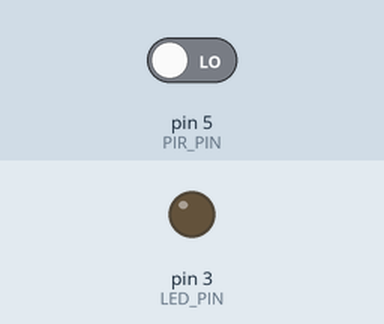
Recording of a sketch running on a simulated Arduino Uno, built with avr-gcc and run on an emulated ATmega328P. Shown: output pins drawn as LEDs (lit = HIGH). The inputs (shaded band) are chosen by the test bench; at power-on: pin 5 (PIR_PIN) LOW. No radio packets arrive unless stated.

Above: at 11.2 s.
11.3 s: pin 5 (PIR_PIN) driven HIGH
At 11.9 s:
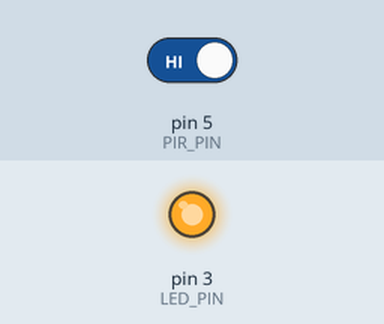
12.8 s: pin 5 (PIR_PIN) driven LOW
At 13.1 s:
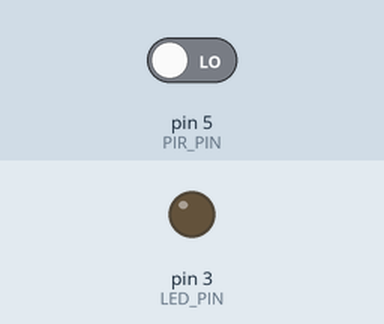
Timing chart, 0 to 15.8 s (numbered marks = the images above; inputs shaded):
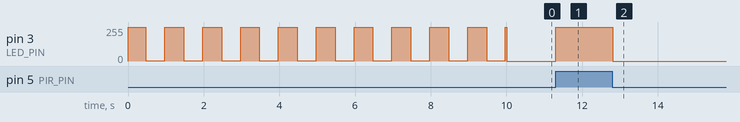

Measured:
- after the input at 11.3 s, pin 3 (LED_PIN): 0/255 → 255/255 at once
- after the input at 12.8 s, pin 3 (LED_PIN): 255/255 → 0/255 at once

The sketch:

Movement_detector.ino
```cpp
// (licence header left out)
///////////////////////////////////////////////////////////
////INCLUDED LIBRARIES/////////////////////////////////////
///////////////////////////////////////////////////////////
#include <SPI.h>
#include <printf.h>
#include <RF24.h>
#include <RF24Network.h>

///////////////////////////////////////////////////////////
////CONSTANTS//////////////////////////////////////////////
///////////////////////////////////////////////////////////
const int CHANNEL = 100;
const uint16_t ADDRESS = 1;  //Movement detector nodes all have address 1

const int PIR_PIN = 5;
const int LED_PIN = 3;

const int CALIBRATION_TIME = 10;  //Seconds the node will remain unactive on
                                     //startup while it is calibrating ambient IR light

///////////////////////////////////////////////////////////
////GLOBAL VARIABLES///////////////////////////////////////
///////////////////////////////////////////////////////////
RF24 radio(9,10);
RF24Network network(radio);


///////////////////////////////////////////////////////////
///////SETUP///////////////////////////////////////////////
///////////////////////////////////////////////////////////
void setup()
{
  ////SERIAL
  Serial.begin(57600);
  printf_begin();

  ////Prepare I/O pins
  pinMode(PIR_PIN,INPUT);
  pinMode(LED_PIN,OUTPUT);

  ////Bring up the RF network
  radio.begin();
  network.begin(CHANNEL,ADDRESS);  //Also prints radio properties

  ////Setup PIR sensor
  CalibratePIR();

}


///////////////////////////////////////////////////////////
///////LOOP////////////////////////////////////////////////
///////////////////////////////////////////////////////////
void loop()
{
  if(digitalRead(PIR_PIN))  //Check if the PIR has detected movement
  {
    printf_P(PSTR("Movement detected\n"));
    digitalWrite(LED_PIN,HIGH);  //Turn ON led

    sendAlert();   //Send wireless message to Central Node

    while(digitalRead(PIR_PIN)) delay(10);  //Wait until the sensor's signal goes low

    digitalWrite(LED_PIN,LOW);

    printf_P(PSTR("Movement interrupted\n\n"));
  }

  delay(100);
}


///////////////////////////////////////////////////////////
////FUNCTIONS//////////////////////////////////////////////
///////////////////////////////////////////////////////////

/*
When the sensor is powered on, it remains idle for a few seconds while the PIR sensor adapts to ambient IR light.
Try not to walk or project shadows in front of the sensor meanwhile. While this happens, the LED makes a heartbeat effect.
*/
void CalibratePIR()
{


  const int PERIOD = 1000;  //The LED will simulate a heartbeat with this oscillation period

  printf_P(PSTR("Calibrating..."));

  while(millis() < CALIBRATION_TIME*1000){
    analogWrite(LED_PIN, 128+127*cos(2*PI/PERIOD*millis()));  //Sets the LED's brightness following a heartbeat pattern
  }

  digitalWrite(LED_PIN,LOW);

  printf_P(PSTR("Calibration finished\n\n"));
}


//Send an alert message to Central Node
void sendAlert()
{
  RF24NetworkHeader header(0, 'E'); //(to node, type)

  printf_P(PSTR("---------------------------------\n\r"));
  printf_P(PSTR("APP Sending alert to Central Node...\n\r"));
  if(network.write(header,0,0)) printf_P(PSTR("Sent ok\n"));
}
```
